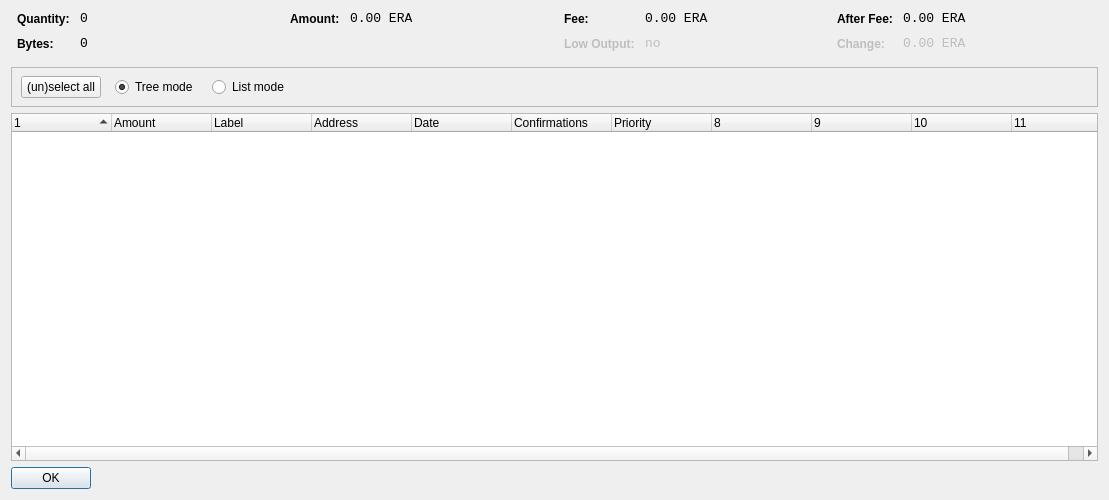
<?xml version="1.0" encoding="UTF-8"?>
<ui version="4.0">
 <class>CoinControlDialog</class>
 <widget class="QDialog" name="CoinControlDialog">
  <property name="geometry">
   <rect>
    <x>0</x>
    <y>0</y>
    <width>1109</width>
    <height>500</height>
   </rect>
  </property>
  <property name="windowTitle">
   <string>Coin Control</string>
  </property>
  <layout class="QVBoxLayout" name="verticalLayout">
   <item>
    <layout class="QHBoxLayout" name="horizontalLayoutTop" stretch="0,0,0,0">
     <property name="topMargin">
      <number>0</number>
     </property>
     <property name="bottomMargin">
      <number>10</number>
     </property>
     <item>
      <layout class="QFormLayout" name="formLayoutCoinControl1">
       <property name="horizontalSpacing">
        <number>10</number>
       </property>
       <property name="verticalSpacing">
        <number>10</number>
       </property>
       <property name="leftMargin">
        <number>6</number>
       </property>
       <property name="rightMargin">
        <number>6</number>
       </property>
       <item row="0" column="0">
        <widget class="QLabel" name="labelCoinControlQuantityText">
         <property name="styleSheet">
          <string notr="true">font-weight:bold;</string>
         </property>
         <property name="text">
          <string>Quantity:</string>
         </property>
        </widget>
       </item>
       <item row="0" column="1">
        <widget class="QLabel" name="labelCoinControlQuantity">
         <property name="font">
          <font>
           <family>Monospace</family>
           <pointsize>10</pointsize>
          </font>
         </property>
         <property name="cursor">
          <cursorShape>IBeamCursor</cursorShape>
         </property>
         <property name="contextMenuPolicy">
          <enum>Qt::ActionsContextMenu</enum>
         </property>
         <property name="text">
          <string notr="true">0</string>
         </property>
         <property name="textInteractionFlags">
          <set>Qt::LinksAccessibleByMouse|Qt::TextSelectableByKeyboard|Qt::TextSelectableByMouse</set>
         </property>
        </widget>
       </item>
       <item row="1" column="0">
        <widget class="QLabel" name="labelCoinControlBytesText">
         <property name="styleSheet">
          <string notr="true">font-weight:bold;</string>
         </property>
         <property name="text">
          <string>Bytes:</string>
         </property>
        </widget>
       </item>
       <item row="1" column="1">
        <widget class="QLabel" name="labelCoinControlBytes">
         <property name="font">
          <font>
           <family>Monospace</family>
           <pointsize>10</pointsize>
          </font>
         </property>
         <property name="cursor">
          <cursorShape>IBeamCursor</cursorShape>
         </property>
         <property name="contextMenuPolicy">
          <enum>Qt::ActionsContextMenu</enum>
         </property>
         <property name="text">
          <string notr="true">0</string>
         </property>
         <property name="textInteractionFlags">
          <set>Qt::LinksAccessibleByMouse|Qt::TextSelectableByKeyboard|Qt::TextSelectableByMouse</set>
         </property>
        </widget>
       </item>
      </layout>
     </item>
     <item>
      <layout class="QFormLayout" name="formLayoutCoinControl2">
       <property name="horizontalSpacing">
        <number>10</number>
       </property>
       <property name="verticalSpacing">
        <number>10</number>
       </property>
       <property name="leftMargin">
        <number>6</number>
       </property>
       <property name="rightMargin">
        <number>6</number>
       </property>
       <item row="0" column="0">
        <widget class="QLabel" name="labelCoinControlAmountText">
         <property name="styleSheet">
          <string notr="true">font-weight:bold;</string>
         </property>
         <property name="text">
          <string>Amount:</string>
         </property>
        </widget>
       </item>
       <item row="0" column="1">
        <widget class="QLabel" name="labelCoinControlAmount">
         <property name="font">
          <font>
           <family>Monospace</family>
           <pointsize>10</pointsize>
          </font>
         </property>
         <property name="cursor">
          <cursorShape>IBeamCursor</cursorShape>
         </property>
         <property name="contextMenuPolicy">
          <enum>Qt::ActionsContextMenu</enum>
         </property>
         <property name="text">
          <string notr="true">0.00 ERA</string>
         </property>
         <property name="textInteractionFlags">
          <set>Qt::LinksAccessibleByMouse|Qt::TextSelectableByKeyboard|Qt::TextSelectableByMouse</set>
         </property>
        </widget>
       </item>
      </layout>
     </item>
     <item>
      <layout class="QFormLayout" name="formLayoutCoinControl3">
       <property name="horizontalSpacing">
        <number>10</number>
       </property>
       <property name="verticalSpacing">
        <number>10</number>
       </property>
       <property name="leftMargin">
        <number>6</number>
       </property>
       <property name="rightMargin">
        <number>6</number>
       </property>
       <item row="0" column="0">
        <widget class="QLabel" name="labelCoinControlFeeText">
         <property name="styleSheet">
          <string notr="true">font-weight:bold;</string>
         </property>
         <property name="text">
          <string>Fee:</string>
         </property>
        </widget>
       </item>
       <item row="0" column="1">
        <widget class="QLabel" name="labelCoinControlFee">
         <property name="font">
          <font>
           <family>Monospace</family>
           <pointsize>10</pointsize>
          </font>
         </property>
         <property name="cursor">
          <cursorShape>IBeamCursor</cursorShape>
         </property>
         <property name="contextMenuPolicy">
          <enum>Qt::ActionsContextMenu</enum>
         </property>
         <property name="text">
          <string notr="true">0.00 ERA</string>
         </property>
         <property name="textInteractionFlags">
          <set>Qt::LinksAccessibleByMouse|Qt::TextSelectableByKeyboard|Qt::TextSelectableByMouse</set>
         </property>
        </widget>
       </item>
       <item row="1" column="0">
        <widget class="QLabel" name="labelCoinControlLowOutputText">
         <property name="enabled">
          <bool>false</bool>
         </property>
         <property name="styleSheet">
          <string notr="true">font-weight:bold;</string>
         </property>
         <property name="text">
          <string>Low Output:</string>
         </property>
        </widget>
       </item>
       <item row="1" column="1">
        <widget class="QLabel" name="labelCoinControlLowOutput">
         <property name="enabled">
          <bool>false</bool>
         </property>
         <property name="font">
          <font>
           <family>Monospace</family>
           <pointsize>10</pointsize>
          </font>
         </property>
         <property name="cursor">
          <cursorShape>IBeamCursor</cursorShape>
         </property>
         <property name="contextMenuPolicy">
          <enum>Qt::ActionsContextMenu</enum>
         </property>
         <property name="text">
          <string notr="true">no</string>
         </property>
         <property name="textInteractionFlags">
          <set>Qt::LinksAccessibleByMouse|Qt::TextSelectableByKeyboard|Qt::TextSelectableByMouse</set>
         </property>
        </widget>
       </item>
      </layout>
     </item>
     <item>
      <layout class="QFormLayout" name="formLayoutCoinControl4">
       <property name="horizontalSpacing">
        <number>10</number>
       </property>
       <property name="verticalSpacing">
        <number>10</number>
       </property>
       <property name="leftMargin">
        <number>6</number>
       </property>
       <property name="rightMargin">
        <number>6</number>
       </property>
       <item row="0" column="0">
        <widget class="QLabel" name="labelCoinControlAfterFeeText">
         <property name="styleSheet">
          <string notr="true">font-weight:bold;</string>
         </property>
         <property name="text">
          <string>After Fee:</string>
         </property>
        </widget>
       </item>
       <item row="0" column="1">
        <widget class="QLabel" name="labelCoinControlAfterFee">
         <property name="font">
          <font>
           <family>Monospace</family>
           <pointsize>10</pointsize>
          </font>
         </property>
         <property name="cursor">
          <cursorShape>IBeamCursor</cursorShape>
         </property>
         <property name="contextMenuPolicy">
          <enum>Qt::ActionsContextMenu</enum>
         </property>
         <property name="text">
          <string notr="true">0.00 ERA</string>
         </property>
         <property name="textInteractionFlags">
          <set>Qt::LinksAccessibleByMouse|Qt::TextSelectableByKeyboard|Qt::TextSelectableByMouse</set>
         </property>
        </widget>
       </item>
       <item row="1" column="0">
        <widget class="QLabel" name="labelCoinControlChangeText">
         <property name="enabled">
          <bool>false</bool>
         </property>
         <property name="styleSheet">
          <string notr="true">font-weight:bold;</string>
         </property>
         <property name="text">
          <string>Change:</string>
         </property>
        </widget>
       </item>
       <item row="1" column="1">
        <widget class="QLabel" name="labelCoinControlChange">
         <property name="enabled">
          <bool>false</bool>
         </property>
         <property name="font">
          <font>
           <family>Monospace</family>
           <pointsize>10</pointsize>
          </font>
         </property>
         <property name="cursor">
          <cursorShape>IBeamCursor</cursorShape>
         </property>
         <property name="contextMenuPolicy">
          <enum>Qt::ActionsContextMenu</enum>
         </property>
         <property name="text">
          <string notr="true">0.00 ERA</string>
         </property>
         <property name="textInteractionFlags">
          <set>Qt::LinksAccessibleByMouse|Qt::TextSelectableByKeyboard|Qt::TextSelectableByMouse</set>
         </property>
        </widget>
       </item>
      </layout>
     </item>
    </layout>
   </item>
   <item>
    <widget class="QFrame" name="frame">
     <property name="minimumSize">
      <size>
       <width>0</width>
       <height>40</height>
      </size>
     </property>
     <property name="frameShape">
      <enum>QFrame::StyledPanel</enum>
     </property>
     <property name="frameShadow">
      <enum>QFrame::Sunken</enum>
     </property>
     <widget class="QWidget" name="horizontalLayoutWidget">
      <property name="geometry">
       <rect>
        <x>10</x>
        <y>0</y>
        <width>781</width>
        <height>41</height>
       </rect>
      </property>
      <layout class="QHBoxLayout" name="horizontalLayoutPanel" stretch="0,0,0,0">
       <property name="spacing">
        <number>14</number>
       </property>
       <item>
        <widget class="QPushButton" name="pushButtonSelectAll">
         <property name="sizePolicy">
          <sizepolicy hsizetype="Maximum" vsizetype="Fixed">
           <horstretch>0</horstretch>
           <verstretch>0</verstretch>
          </sizepolicy>
         </property>
         <property name="text">
          <string>(un)select all</string>
         </property>
        </widget>
       </item>
       <item>
        <widget class="QRadioButton" name="radioTreeMode">
         <property name="sizePolicy">
          <sizepolicy hsizetype="Maximum" vsizetype="Fixed">
           <horstretch>0</horstretch>
           <verstretch>0</verstretch>
          </sizepolicy>
         </property>
         <property name="text">
          <string>Tree mode</string>
         </property>
         <property name="checked">
          <bool>true</bool>
         </property>
        </widget>
       </item>
       <item>
        <widget class="QRadioButton" name="radioListMode">
         <property name="sizePolicy">
          <sizepolicy hsizetype="Maximum" vsizetype="Fixed">
           <horstretch>0</horstretch>
           <verstretch>0</verstretch>
          </sizepolicy>
         </property>
         <property name="text">
          <string>List mode</string>
         </property>
        </widget>
       </item>
       <item>
        <spacer name="horizontalSpacer">
         <property name="orientation">
          <enum>Qt::Horizontal</enum>
         </property>
         <property name="sizeHint" stdset="0">
          <size>
           <width>40</width>
           <height>20</height>
          </size>
         </property>
        </spacer>
       </item>
      </layout>
     </widget>
    </widget>
   </item>
   <item>
    <widget class="CoinControlTreeWidget" name="treeWidget">
     <property name="contextMenuPolicy">
      <enum>Qt::CustomContextMenu</enum>
     </property>
     <property name="sortingEnabled">
      <bool>false</bool>
     </property>
     <property name="columnCount">
      <number>11</number>
     </property>
     <attribute name="headerShowSortIndicator" stdset="0">
      <bool>true</bool>
     </attribute>
     <attribute name="headerStretchLastSection">
      <bool>false</bool>
     </attribute>
     <column>
      <property name="text">
       <string/>
      </property>
     </column>
     <column>
      <property name="text">
       <string>Amount</string>
      </property>
     </column>
     <column>
      <property name="text">
       <string>Label</string>
      </property>
     </column>
     <column>
      <property name="text">
       <string>Address</string>
      </property>
     </column>
     <column>
      <property name="text">
       <string>Date</string>
      </property>
     </column>
     <column>
      <property name="text">
       <string>Confirmations</string>
      </property>
      <property name="toolTip">
       <string>Confirmed</string>
      </property>
     </column>
     <column>
      <property name="text">
       <string>Priority</string>
      </property>
     </column>
     <column>
      <property name="text">
       <string/>
      </property>
     </column>
     <column>
      <property name="text">
       <string/>
      </property>
     </column>
     <column>
      <property name="text">
       <string/>
      </property>
     </column>
     <column>
      <property name="text">
       <string/>
      </property>
     </column>
    </widget>
   </item>
   <item>
    <widget class="QDialogButtonBox" name="buttonBox">
     <property name="sizePolicy">
      <sizepolicy hsizetype="Maximum" vsizetype="Fixed">
       <horstretch>0</horstretch>
       <verstretch>0</verstretch>
      </sizepolicy>
     </property>
     <property name="orientation">
      <enum>Qt::Horizontal</enum>
     </property>
     <property name="standardButtons">
      <set>QDialogButtonBox::Ok</set>
     </property>
    </widget>
   </item>
  </layout>
 </widget>
 <customwidgets>
  <customwidget>
   <class>CoinControlTreeWidget</class>
   <extends>QTreeWidget</extends>
   <header>coincontroltreewidget.h</header>
  </customwidget>
 </customwidgets>
 <resources/>
 <connections/>
</ui>
